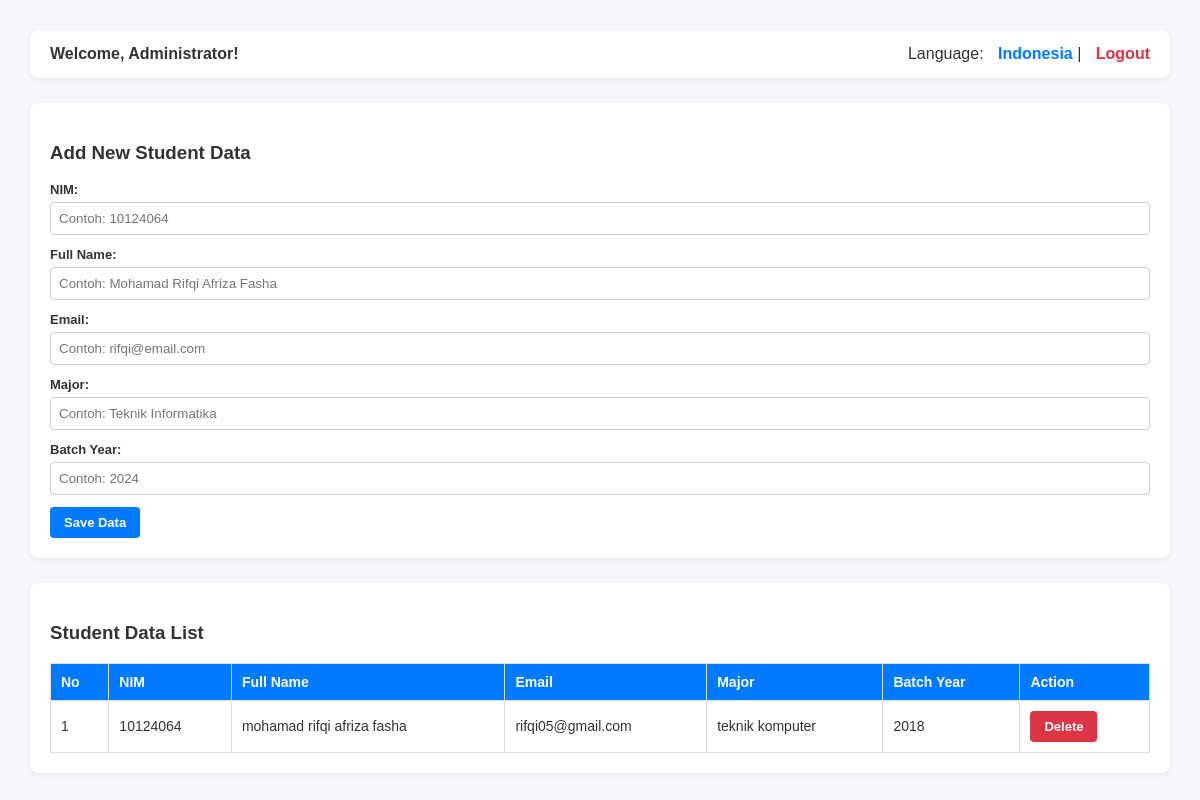
Page /index.php?lang=en (signed in) on the committed database.
### tables this page shows
CREATE TABLE `mahasiswa` (
  `id` int(11) NOT NULL,
  `nim` varchar(10) NOT NULL,
  `nama` varchar(100) NOT NULL,
  `email` varchar(100) NOT NULL,
  `jurusan` varchar(100) NOT NULL,
  `angkatan` year(4) NOT NULL
);

### index.php (the view, shortened to what this page needs)
<?php
require 'koneksi.php';
$lang = isset($_SESSION['lang']) ? $_SESSION['lang'] : 'id';
$text = [
    'id' => [
        'title' => 'Manajemen Data Mahasiswa',
        'welcome' => 'Selamat datang, Administrator!',
        'logout' => 'Keluar (Logout)',
        'add_heading' => 'Tambah Data Mahasiswa Baru',
        'list_heading' => 'Daftar Data Mahasiswa',
        'th_no' => 'No',
        'th_nim' => 'NIM',
        'th_nama' => 'Nama Lengkap',
        'th_email' => 'Email',
        'th_jurusan' => 'Jurusan',
        'th_angkatan' => 'Angkatan',
        'th_aksi' => 'Aksi',
        'btn_save' => 'Simpan Data',
        'btn_delete' => 'Hapus',
        'confirm_delete' => 'Yakin ingin menghapus data ini?',
        'success_add' => 'Data mahasiswa berhasil ditambahkan!',
        'success_del' => 'Data mahasiswa berhasil dihapus!',
        'empty_data' => 'Belum ada data mahasiswa.'
    ],
    'en' => [
        'title' => 'Student Data Management',
        'welcome' => 'Welcome, Administrator!',
        'logout' => 'Logout',
        'add_heading' => 'Add New Student Data',
        'list_heading' => 'Student Data List',
        'th_no' => 'No',
        'th_nim' => 'NIM',
        'th_nama' => 'Full Name',
        'th_email' => 'Email',
        'th_jurusan' => 'Major',
        'th_angkatan' => 'Batch Year',
        'th_aksi' => 'Action',
        'btn_save' => 'Save Data',
        'btn_delete' => 'Delete',
        'confirm_delete' => 'Are you sure you want to delete this data?',
        'success_add' => 'Student data successfully added!',
        'success_del' => 'Student data successfully deleted!',
        'empty_data' => 'No student data available.'
    ]
];
$t = $text[$lang];
$stmt = $pdo->query("SELECT * FROM mahasiswa ORDER BY id DESC");
$mahasiswa = $stmt->fetchAll(PDO::FETCH_ASSOC);
?>
<!DOCTYPE html>
<html lang="<?= $lang ?>">
<head>
</head>
<body>
<div class="header-bar">
    <div>
        <strong><?= $t['welcome'] ?></strong>
    </div>
    <div>
        Language:
        <?php if ($lang == 'id'): ?>
            <a href="index.php?lang=en" class="lang-link">English</a>
        <?php else: ?>
            <a href="index.php?lang=id" class="lang-link">Indonesia</a>
        <?php endif; ?>
        | <a href="logout.php" class="lang-link" style="color: #dc3545;"><?= $t['logout'] ?></a>
    </div>
</div>
<div class="card">
    <h3><?= $t['add_heading'] ?></h3>
    <form method="POST" action="">
        <div class="form-group">
            <label><?= $t['th_nim'] ?>:</label>
            <input type="text" name="nim" required placeholder="Contoh: 10124064">
        </div>
        <div class="form-group">
            <label><?= $t['th_nama'] ?>:</label>
            <input type="text" name="nama" required placeholder="Contoh: Mohamad Rifqi Afriza Fasha">
        </div>
        <div class="form-group">
            <label><?= $t['th_email'] ?>:</label>
            <input type="email" name="email" required placeholder="Contoh: rifqi@email.com">
        </div>
        <div class="form-group">
            <label><?= $t['th_jurusan'] ?>:</label>
            <input type="text" name="jurusan" required placeholder="Contoh: Teknik Informatika">
        </div>
        <div class="form-group">
            <label><?= $t['th_angkatan'] ?>:</label>
            <input type="number" name="angkatan" required placeholder="Contoh: 2024">
        </div>
        <button type="submit" name="tambah"><?= $t['btn_save'] ?></button>
    </form>
</div>
<div class="card">
    <h3><?= $t['list_heading'] ?></h3>
    <table>
        <thead>
            <tr>
                <th><?= $t['th_no'] ?></th>
                <th><?= $t['th_nim'] ?></th>
                <th><?= $t['th_nama'] ?></th>
                <th><?= $t['th_email'] ?></th>
                <th><?= $t['th_jurusan'] ?></th>
                <th><?= $t['th_angkatan'] ?></th>
                <th><?= $t['th_aksi'] ?></th>
            </tr>
        </thead>
        <tbody>
            <?php if (count($mahasiswa) > 0): ?>
                <?php $no = 1; foreach ($mahasiswa as $mhs): ?>
                <tr>
                    <td><?= $no++ ?></td>
                    <td><?= htmlspecialchars($mhs['nim']) ?></td>
                    <td><?= htmlspecialchars($mhs['nama']) ?></td>
                    <td><?= htmlspecialchars($mhs['email']) ?></td>
                    <td><?= htmlspecialchars($mhs['jurusan']) ?></td>
                    <td><?= htmlspecialchars($mhs['angkatan']) ?></td>
                    <td>
                        <a href="index.php?hapus=<?= $mhs['id'] ?>" class="btn btn-danger" onclick="return confirm('<?= $t['confirm_delete'] ?>');"><?= $t['btn_delete'] ?></a>
                    </td>
                </tr>
                <?php endforeach; ?>
            <?php else: ?>
                <tr>
                    <td colspan="7" style="text-align: center; color: #777;"><?= $t['empty_data'] ?></td>
                </tr>
            <?php endif; ?>
        </tbody>
    </table>
</div>
</body>
</html>

### index.php (style rules this page uses)
body { font-family: Arial, sans-serif; margin: 30px; background-color: #f4f6f9; color: #333; }
.header-bar { display: flex; justify-content: space-between; align-items: center; background: white; padding: 15px 20px; border-radius: 8px; box-shadow: 0px 2px 5px rgba(0,0,0,0.05); margin-bottom: 25px; }
.card { background: white; padding: 20px; border-radius: 8px; box-shadow: 0px 2px 5px rgba(0,0,0,0.05); margin-bottom: 25px; }
table { width: 100%; border-collapse: collapse; margin-top: 15px; }
th, td { border: 1px solid #ddd; padding: 10px; text-align: left; font-size: 14px; }
th { background-color: #007BFF; color: white; }
.form-group { margin-bottom: 12px; }
.form-group label { display: block; margin-bottom: 5px; font-weight: bold; font-size: 13px; }
.form-group input { width: 100%; padding: 8px; box-sizing: border-box; border: 1px solid #ccc; border-radius: 4px; }
button, .btn { padding: 8px 14px; background-color: #007BFF; color: white; border: none; border-radius: 4px; cursor: pointer; font-weight: bold; text-decoration: none; display: inline-block; font-size: 13px; }
.btn-danger { background-color: #dc3545; }
.lang-link { margin-left: 10px; font-weight: bold; color: #007BFF; text-decoration: none; }

### rows in the picture
mahasiswa: nim "10124064", nama "mohamad rifqi afriza fasha", email "rifqi05@gmail.com", jurusan "teknik komputer", angkatan "2018"

### other values in the picture
$t['welcome'] "Welcome, Administrator!"
$t['logout'] "Logout"
$t['add_heading'] "Add New Student Data"
$t['th_nim'] "NIM"
$t['th_nama'] "Full Name"
$t['th_email'] "Email"
$t['th_jurusan'] "Major"
$t['th_angkatan'] "Batch Year"
$t['btn_save'] "Save Data"
$t['list_heading'] "Student Data List"
$t['th_no'] "No"
$t['th_aksi'] "Action"
